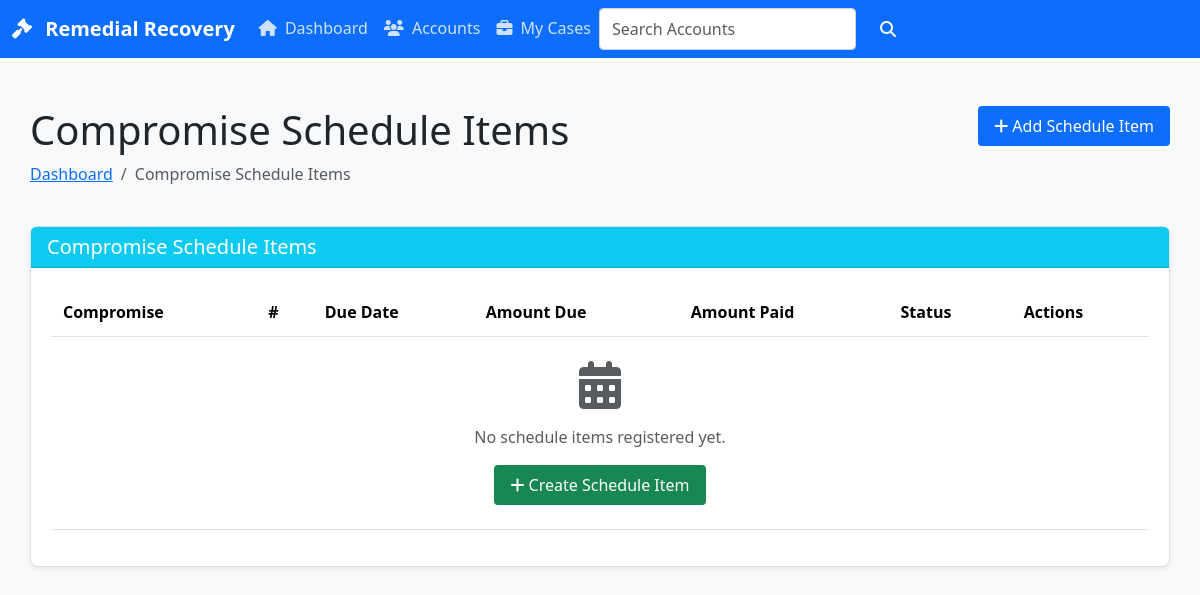
/remedial/schedule-items/, run on an earlier commit of the app's database.
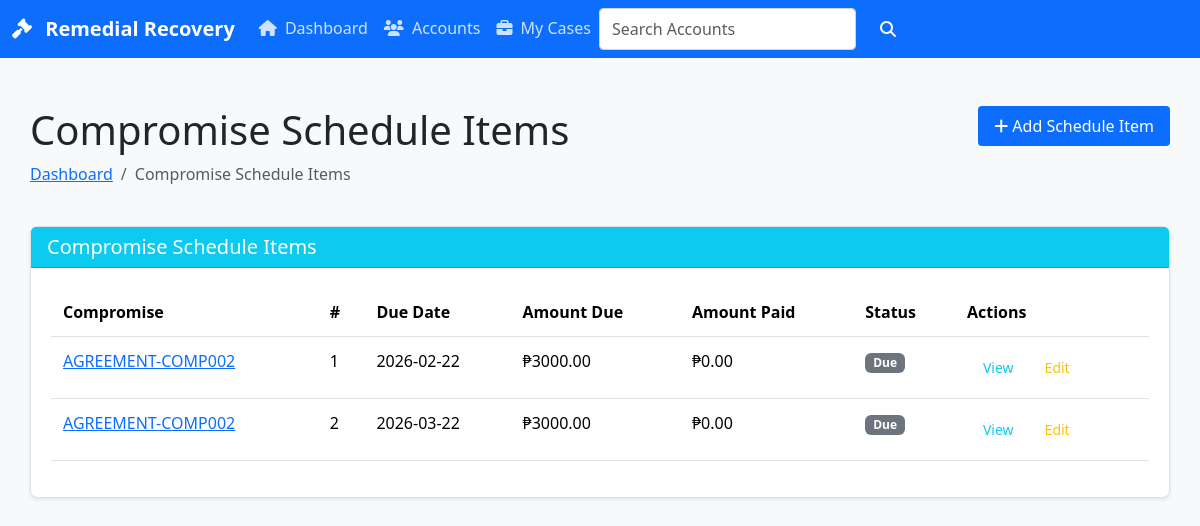
And on a later commit of the database.
### apps/remedial/models.py (models this page shows, shortened)
class CompromiseScheduleItem(TenantAwareModel, TimeStampedModel):
    compromise_agreement = models.ForeignKey(
        CompromiseAgreement,
        on_delete=models.CASCADE,
        related_name="schedule_items",
    )
    seq_no = models.PositiveIntegerField()
    due_date = models.DateField()
    amount_due = models.DecimalField(max_digits=14, decimal_places=2)
    amount_paid = models.DecimalField(max_digits=14, decimal_places=2, default=0)
    status = models.CharField(max_length=10, choices=ScheduleStatus.choices, default=ScheduleStatus.DUE)
    notes = models.TextField(blank=True)
    last_reminder_sent_at = models.DateTimeField(null=True, blank=True)
    last_escalation_sent_at = models.DateTimeField(null=True, blank=True)
    class Meta:
        unique_together = ("compromise_agreement", "seq_no")
        ordering = ["due_date"]

class CompromiseAgreement(TenantAwareModel, TimeStampedModel):
    remedial_account = models.ForeignKey(
        RemedialAccount,
        on_delete=models.CASCADE,
        related_name="compromise_agreements",
    )
    agreement_no = models.CharField(max_length=64)
    status = models.CharField(max_length=20, choices=CompromiseStatus.choices, default=CompromiseStatus.DRAFT)
    settlement_amount = models.DecimalField(max_digits=14, decimal_places=2)
    start_date = models.DateField(null=True, blank=True)
    terms = models.TextField(blank=True, default="")
    grace_days = models.PositiveSmallIntegerField(default=3)
    default_threshold_days = models.PositiveSmallIntegerField(default=30)
    approved_by = models.ForeignKey(
        settings.AUTH_USER_MODEL,
        on_delete=models.PROTECT,
        null=True,
        blank=True,
        related_name="approved_compromises",
    )
    approved_at = models.DateTimeField(null=True, blank=True)
    created_by = models.ForeignKey(
        settings.AUTH_USER_MODEL,
        on_delete=models.PROTECT,
        related_name="created_compromises",
    )
    compromise_signed_date = models.DateField(null=True, blank=True)
    is_active = models.BooleanField(default=False)
    class Meta:
        constraints = [
            models.UniqueConstraint(
                fields=["remedial_account"],
                condition=models.Q(status__in=[
                    CompromiseStatus.APPROVED,
                    CompromiseStatus.ACTIVE,
                    CompromiseStatus.DEFAULTED,
                ]),
                name="unique_active_compromise_per_account",
            ),
            models.UniqueConstraint(fields=["remedial_account", "agreement_no"], name="unique_compromise_per_account"),
        ]

### apps/remedial/views.py (the view)
# urls.py: path("schedule-items/", views.CompromiseScheduleItemListView.as_view(), name="scheduleitem-list"),
class CompromiseScheduleItemListView(ListView):
    model = models.CompromiseScheduleItem
    template_name = 'remedial/scheduleitem_list.html'
    context_object_name = 'schedule_items'
    paginate_by = 20
    def get_queryset(self):
        return models.CompromiseScheduleItem.objects.filter(tenant=self.request.tenant).select_related(
            'compromise_agreement__remedial_account'
        ).order_by('compromise_agreement', 'seq_no')
    def get_context_data(self, **kwargs):
        context = super().get_context_data(**kwargs)
        context['title'] = 'Compromise Schedule Items'
        context['active_page'] = 'schedule-items'
        return context

### templates/remedial/scheduleitem_list.html (shortened to what this page needs)
{% extends "base.html" %}
{% block content %}
<div class="container py-4">
    <div class="row mb-4">
        <div class="col">
            <h1>{{ title }}</h1>
            <nav aria-label="breadcrumb">
                <ol class="breadcrumb">
                    <li class="breadcrumb-item"><a href="{% url 'remedial:dashboard' %}">Dashboard</a></li>
                    <li class="breadcrumb-item active" aria-current="page">{{ title }}</li>
                </ol>
            </nav>
        </div>
        <div class="col-auto">
            <a href="{% url 'remedial:scheduleitem-create' %}" class="btn btn-primary">
                <i class="fas fa-plus"></i> Add Schedule Item
            </a>
        </div>
    </div>
    <div class="card shadow-sm">
        <div class="card-header bg-info text-white">
            <h5 class="mb-0">Compromise Schedule Items</h5>
        </div>
        <div class="card-body">
            <div class="table-responsive">
                <table class="table table-hover table-sm">
                    <thead>
                        <tr>
                            <th>Compromise</th>
                            <th>#</th>
                            <th>Due Date</th>
                            <th>Amount Due</th>
                            <th>Amount Paid</th>
                            <th>Status</th>
                            <th>Actions</th>
                        </tr>
                    </thead>
                    <tbody>
                        {% for item in schedule_items %}
                        <tr>
                            <td>
                                <a href="{% url 'remedial:compromise-detail' item.compromise_agreement.pk %}">
                                    {{ item.compromise_agreement.agreement_no }}
                                </a>
                            </td>
                            <td>{{ item.seq_no }}</td>
                            <td>{{ item.due_date|date:"Y-m-d" }}</td>
                            <td>₱{{ item.amount_due|floatformat:2 }}</td>
                            <td>₱{{ item.amount_paid|floatformat:2 }}</td>
                            <td>
                                <span class="badge bg-secondary">{{ item.get_status_display }}</span>
                            </td>
                            <td>
                                <div class="btn-group" role="group">
                                    <a href="{% url 'remedial:scheduleitem-detail' item.pk %}" class="btn btn-sm btn-outline-info">
                                        View
                                    </a>
                                    <a href="{% url 'remedial:scheduleitem-update' item.pk %}" class="btn btn-sm btn-outline-warning">
                                        Edit
                                    </a>
                                </div>
                            </td>
                        </tr>
                        {% empty %}
                        <tr>
                            <td colspan="7" class="text-center py-4">
                                <i class="fas fa-calendar-alt fa-3x text-muted mb-3"></i>
                                <p class="text-muted">No schedule items registered yet.</p>
                                <a href="{% url 'remedial:scheduleitem-create' %}" class="btn btn-success">
                                    <i class="fas fa-plus"></i> Create Schedule Item
                                </a>
                            </td>
                        </tr>
                        {% endfor %}
                    </tbody>
                </table>
            </div>
        </div>
    </div>
</div>
{% endblock %}

What changed in the data, as far as the page shows it:
added CompromiseScheduleItem: compromise_agreement.agreement_no "AGREEMENT-COMP002", seq_no "1", due_date "2026-02-22", amount_due "3000.00", amount_paid "0.00", status "Due"
added CompromiseScheduleItem: compromise_agreement.agreement_no "AGREEMENT-COMP002", seq_no "2", due_date "2026-03-22", amount_due "3000.00", amount_paid "0.00", status "Due"
Also different on the page:
text no longer shown: "No schedule items registered yet. Create Schedule Item"
